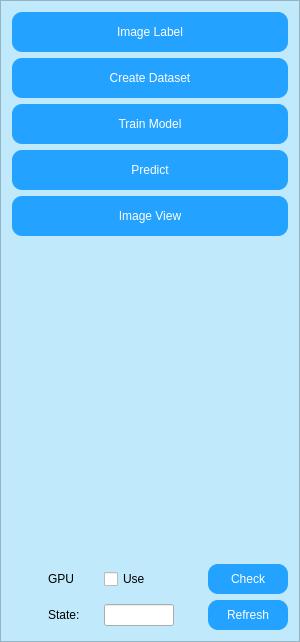
       <widget class="QFrame" name="Frame_Flow">
        <property name="sizePolicy">
         <sizepolicy hsizetype="Fixed" vsizetype="Preferred">
          <horstretch>0</horstretch>
          <verstretch>0</verstretch>
         </sizepolicy>
        </property>
        <property name="minimumSize">
         <size>
          <width>300</width>
          <height>0</height>
         </size>
        </property>
        <property name="maximumSize">
         <size>
          <width>300</width>
          <height>16777215</height>
         </size>
        </property>
        <property name="layoutDirection">
         <enum>Qt::LeftToRight</enum>
        </property>
        <property name="styleSheet">
         <string notr="true">QFrame{
background-color: rgb(192, 233, 251);
}</string>
        </property>
        <property name="frameShape">
         <enum>QFrame::StyledPanel</enum>
        </property>
        <property name="frameShadow">
         <enum>QFrame::Raised</enum>
        </property>
        <layout class="QVBoxLayout" name="verticalLayout_3">
         <item>
          <widget class="QPushButton" name="PushButton_Flow_ImageLabel">
           <property name="sizePolicy">
            <sizepolicy hsizetype="Minimum" vsizetype="Fixed">
             <horstretch>0</horstretch>
             <verstretch>0</verstretch>
            </sizepolicy>
           </property>
           <property name="minimumSize">
            <size>
             <width>250</width>
             <height>40</height>
            </size>
           </property>
           <property name="maximumSize">
            <size>
             <width>16777215</width>
             <height>40</height>
            </size>
           </property>
           <property name="styleSheet">
            <string notr="true">QPushButton
{
	font: 87 10pt &quot;Arial Black&quot;;
	color: rgb(255, 255, 255);
	background-color: rgb(35, 162, 255);
	border-radius: 10px;
	
	background-image: url(:/Icon/Label/CircleLine.png);
	background-repeat:no-repeat;
	background-position:right center;
}
QPushButton:pressed
{
background-color: rgb(255, 255, 255);
}
QPushButton:hover
{
background-color: rgb(192, 233, 251);
}
QPushButton:disabled
{
	background-color: rgb(198, 198, 198);
}
QPushButton:checked
{
	background-color: rgb(27, 128, 200);
	
	background-image: url(:/Icon/Label/ArrowRightDoubleLine.png);
	background-repeat:no-repeat;
	background-position:right center;
	
}</string>
           </property>
           <property name="text">
            <string>Image Label</string>
           </property>
           <property name="checkable">
            <bool>true</bool>
           </property>
           <property name="checked">
            <bool>false</bool>
           </property>
          </widget>
         </item>
         <item>
          <widget class="QPushButton" name="PushButton_Flow_CrateDataset">
           <property name="sizePolicy">
            <sizepolicy hsizetype="Preferred" vsizetype="Fixed">
             <horstretch>0</horstretch>
             <verstretch>0</verstretch>
            </sizepolicy>
           </property>
           <property name="minimumSize">
            <size>
             <width>250</width>
             <height>40</height>
            </size>
           </property>
           <property name="maximumSize">
            <size>
             <width>16777215</width>
             <height>40</height>
            </size>
           </property>
           <property name="styleSheet">
            <string notr="true">QPushButton
{
	font: 87 10pt &quot;Arial Black&quot;;
	color: rgb(255, 255, 255);
	background-color: rgb(35, 162, 255);
	border-radius: 10px;
	
	background-image: url(:/Icon/Label/CircleLine.png);
	background-repeat:no-repeat;
	background-position:right center;
}
QPushButton:pressed
{
background-color: rgb(255, 255, 255);
}
QPushButton:hover
{
background-color: rgb(192, 233, 251);
}
QPushButton:disabled
{
	background-color: rgb(198, 198, 198);
}
QPushButton:checked
{
	background-color: rgb(27, 128, 200);
	
	background-image: url(:/Icon/Label/ArrowRightDoubleLine.png);
	background-repeat:no-repeat;
	background-position:right center;
	
}</string>
           </property>
           <property name="text">
            <string>Create Dataset</string>
           </property>
           <property name="checkable">
            <bool>true</bool>
           </property>
           <property name="checked">
            <bool>false</bool>
           </property>
          </widget>
         </item>
         <item>
          <widget class="QPushButton" name="PushButton_Flow_TrainModel">
           <property name="sizePolicy">
            <sizepolicy hsizetype="Preferred" vsizetype="Fixed">
             <horstretch>0</horstretch>
             <verstretch>0</verstretch>
            </sizepolicy>
           </property>
           <property name="minimumSize">
            <size>
             <width>250</width>
             <height>40</height>
            </size>
           </property>
           <property name="maximumSize">
            <size>
             <width>16777215</width>
             <height>40</height>
            </size>
           </property>
           <property name="styleSheet">
            <string notr="true">QPushButton
{
	font: 87 10pt &quot;Arial Black&quot;;
	color: rgb(255, 255, 255);
	background-color: rgb(35, 162, 255);
	border-radius: 10px;
	
	background-image: url(:/Icon/Label/CircleLine.png);
	background-repeat:no-repeat;
	background-position:right center;
}
QPushButton:pressed
{
background-color: rgb(255, 255, 255);
}
QPushButton:hover
{
background-color: rgb(192, 233, 251);
}
QPushButton:disabled
{
	background-color: rgb(198, 198, 198);
}
QPushButton:checked
{
	background-color: rgb(27, 128, 200);
	
	background-image: url(:/Icon/Label/ArrowRightDoubleLine.png);
	background-repeat:no-repeat;
	background-position:right center;
	
}</string>
           </property>
           <property name="text">
            <string>Train Model</string>
           </property>
           <property name="checkable">
            <bool>true</bool>
           </property>
          </widget>
         </item>
         <item>
          <widget class="QPushButton" name="PushButton_Flow_Predict">
           <property name="sizePolicy">
            <sizepolicy hsizetype="Preferred" vsizetype="Fixed">
             <horstretch>0</horstretch>
             <verstretch>0</verstretch>
            </sizepolicy>
           </property>
           <property name="minimumSize">
            <size>
             <width>250</width>
             <height>40</height>
            </size>
           </property>
           <property name="maximumSize">
            <size>
             <width>16777215</width>
             <height>40</height>
            </size>
           </property>
           <property name="styleSheet">
            <string notr="true">QPushButton
{
	font: 87 10pt &quot;Arial Black&quot;;
	color: rgb(255, 255, 255);
	background-color: rgb(35, 162, 255);
	border-radius: 10px;
	
	background-image: url(:/Icon/Label/CircleLine.png);
	background-repeat:no-repeat;
	background-position:right center;
}
QPushButton:pressed
{
background-color: rgb(255, 255, 255);
}
QPushButton:hover
{
background-color: rgb(192, 233, 251);
}
QPushButton:disabled
{
	background-color: rgb(198, 198, 198);
}
QPushButton:checked
{
	background-color: rgb(27, 128, 200);
	
	background-image: url(:/Icon/Label/ArrowRightDoubleLine.png);
	background-repeat:no-repeat;
	background-position:right center;
	
}</string>
           </property>
           <property name="text">
            <string>Predict</string>
           </property>
           <property name="checkable">
            <bool>true</bool>
           </property>
          </widget>
         </item>
         <item>
          <widget class="QPushButton" name="PushButton_Flow_ImageView">
           <property name="sizePolicy">
            <sizepolicy hsizetype="Minimum" vsizetype="Fixed">
             <horstretch>0</horstretch>
             <verstretch>0</verstretch>
            </sizepolicy>
           </property>
           <property name="minimumSize">
            <size>
             <width>250</width>
             <height>40</height>
            </size>
           </property>
           <property name="maximumSize">
            <size>
             <width>16777215</width>
             <height>40</height>
            </size>
           </property>
           <property name="layoutDirection">
            <enum>Qt::LeftToRight</enum>
           </property>
           <property name="styleSheet">
            <string notr="true">QPushButton
{
	font: 87 10pt &quot;Arial Black&quot;;
	color: rgb(255, 255, 255);
	background-color: rgb(35, 162, 255);
	border-radius: 10px;
	
	background-image: url(:/Icon/Label/CircleLine.png);
	background-repeat:no-repeat;
	background-position:right center;
}
QPushButton:pressed
{
background-color: rgb(255, 255, 255);
}
QPushButton:hover
{
background-color: rgb(192, 233, 251);
}
QPushButton:disabled
{
	background-color: rgb(198, 198, 198);
}
QPushButton:checked
{
	background-color: rgb(27, 128, 200);
	
	background-image: url(:/Icon/Label/ArrowRightDoubleLine.png);
	background-repeat:no-repeat;
	background-position:right center;
	
}</string>
           </property>
           <property name="text">
            <string>Image View</string>
           </property>
           <property name="checkable">
            <bool>true</bool>
           </property>
          </widget>
         </item>
         <item>
          <spacer name="verticalSpacer">
           <property name="orientation">
            <enum>Qt::Vertical</enum>
           </property>
           <property name="sizeType">
            <enum>QSizePolicy::MinimumExpanding</enum>
           </property>
           <property name="sizeHint" stdset="0">
            <size>
             <width>20</width>
             <height>322</height>
            </size>
           </property>
          </spacer>
         </item>
         <item>
          <layout class="QGridLayout" name="gridLayout">
           <item row="0" column="0">
            <widget class="QLabel" name="Label_Flow_GPU_State">
             <property name="minimumSize">
              <size>
               <width>30</width>
               <height>30</height>
              </size>
             </property>
             <property name="maximumSize">
              <size>
               <width>30</width>
               <height>30</height>
              </size>
             </property>
             <property name="styleSheet">
              <string notr="true">border-image: url(:/Icon/State/GreenLight.png);</string>
             </property>
             <property name="text">
              <string/>
             </property>
            </widget>
           </item>
           <item row="1" column="1">
            <widget class="QLabel" name="label_13">
             <property name="sizePolicy">
              <sizepolicy hsizetype="Fixed" vsizetype="Fixed">
               <horstretch>0</horstretch>
               <verstretch>0</verstretch>
              </sizepolicy>
             </property>
             <property name="minimumSize">
              <size>
               <width>50</width>
               <height>30</height>
              </size>
             </property>
             <property name="maximumSize">
              <size>
               <width>50</width>
               <height>30</height>
              </size>
             </property>
             <property name="styleSheet">
              <string notr="true">QLabel
{
	border:0px;
	
	font: 87 8pt &quot;Arial Black&quot;;
}</string>
             </property>
             <property name="text">
              <string>State:</string>
             </property>
            </widget>
           </item>
           <item row="0" column="1">
            <widget class="QLabel" name="Label_Flow_GPU">
             <property name="sizePolicy">
              <sizepolicy hsizetype="Fixed" vsizetype="Fixed">
               <horstretch>0</horstretch>
               <verstretch>0</verstretch>
              </sizepolicy>
             </property>
             <property name="minimumSize">
              <size>
               <width>50</width>
               <height>30</height>
              </size>
             </property>
             <property name="maximumSize">
              <size>
               <width>50</width>
               <height>30</height>
              </size>
             </property>
             <property name="styleSheet">
              <string notr="true">QLabel
{
	border:0px;
	
	font: 87 8pt &quot;Arial Black&quot;;
}</string>
             </property>
             <property name="text">
              <string>GPU </string>
             </property>
            </widget>
           </item>
           <item row="0" column="3">
            <widget class="QPushButton" name="PushButton_GPU_Check">
             <property name="sizePolicy">
              <sizepolicy hsizetype="Fixed" vsizetype="Fixed">
               <horstretch>0</horstretch>
               <verstretch>0</verstretch>
              </sizepolicy>
             </property>
             <property name="minimumSize">
              <size>
               <width>80</width>
               <height>30</height>
              </size>
             </property>
             <property name="maximumSize">
              <size>
               <width>80</width>
               <height>30</height>
              </size>
             </property>
             <property name="styleSheet">
              <string notr="true">QPushButton
{
	font: 87 8pt &quot;Arial Black&quot;;
	color: rgb(255, 255, 255);
	background-color: rgb(35, 162, 255);
	border-radius: 10px;
}
QPushButton:pressed
{
background-color: rgb(255, 255, 255);
}
QPushButton:hover
{
background-color: rgb(192, 233, 251);
}
QPushButton:disabled
{
	background-color: rgb(198, 198, 198);
}</string>
             </property>
             <property name="text">
              <string>Check</string>
             </property>
            </widget>
           </item>
           <item row="1" column="2">
            <widget class="QLineEdit" name="LineEdit_Flow_Sate">
             <property name="sizePolicy">
              <sizepolicy hsizetype="Fixed" vsizetype="Fixed">
               <horstretch>0</horstretch>
               <verstretch>0</verstretch>
              </sizepolicy>
             </property>
             <property name="minimumSize">
              <size>
               <width>70</width>
               <height>0</height>
              </size>
             </property>
             <property name="maximumSize">
              <size>
               <width>70</width>
               <height>16777215</height>
              </size>
             </property>
            </widget>
           </item>
           <item row="1" column="3">
            <widget class="QPushButton" name="PushButton_Refresh">
             <property name="sizePolicy">
              <sizepolicy hsizetype="Fixed" vsizetype="Fixed">
               <horstretch>0</horstretch>
               <verstretch>0</verstretch>
              </sizepolicy>
             </property>
             <property name="minimumSize">
              <size>
               <width>80</width>
               <height>30</height>
              </size>
             </property>
             <property name="maximumSize">
              <size>
               <width>80</width>
               <height>30</height>
              </size>
             </property>
             <property name="styleSheet">
              <string notr="true">QPushButton
{
	font: 87 8pt &quot;Arial Black&quot;;
	color: rgb(255, 255, 255);
	background-color: rgb(35, 162, 255);
	border-radius: 10px;
}
QPushButton:pressed
{
background-color: rgb(255, 255, 255);
}
QPushButton:hover
{
background-color: rgb(192, 233, 251);
}
QPushButton:disabled
{
	background-color: rgb(198, 198, 198);
}</string>
             </property>
             <property name="text">
              <string>Refresh</string>
             </property>
            </widget>
           </item>
           <item row="1" column="0">
            <widget class="QLabel" name="Label_Flow_State">
             <property name="minimumSize">
              <size>
               <width>30</width>
               <height>30</height>
              </size>
             </property>
             <property name="maximumSize">
              <size>
               <width>30</width>
               <height>30</height>
              </size>
             </property>
             <property name="styleSheet">
              <string notr="true">border-image: url(:/Icon/State/GreenLight.png);</string>
             </property>
             <property name="text">
              <string/>
             </property>
            </widget>
           </item>
           <item row="0" column="2">
            <layout class="QHBoxLayout" name="horizontalLayout_33">
             <item>
              <widget class="QCheckBox" name="CheckBox_Flow_GPU_Use">
               <property name="text">
                <string>Use</string>
               </property>
              </widget>
             </item>
             <item>
              <spacer name="horizontalSpacer_16">
               <property name="orientation">
                <enum>Qt::Horizontal</enum>
               </property>
               <property name="sizeType">
                <enum>QSizePolicy::Fixed</enum>
               </property>
               <property name="sizeHint" stdset="0">
                <size>
                 <width>70</width>
                 <height>20</height>
                </size>
               </property>
              </spacer>
             </item>
            </layout>
           </item>
          </layout>
         </item>
        </layout>
       </widget>
